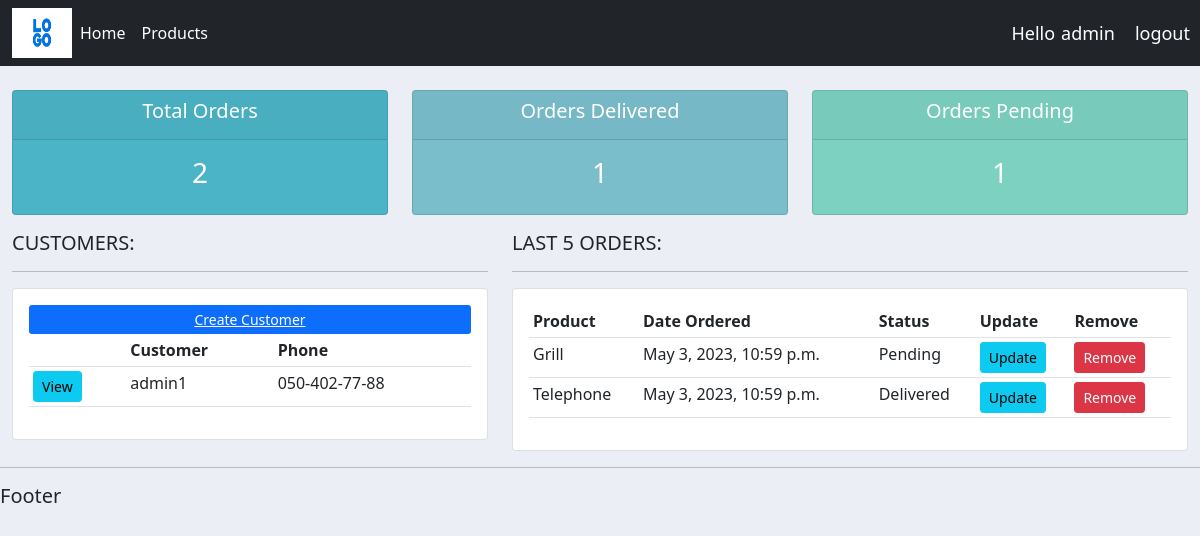
The app's page / (signed in) with its own data.
### customers/models.py (models this page shows, shortened)
class Customer(models.Model):
    user = models.OneToOneField(User, null=True, on_delete=models.CASCADE)
    name = models.CharField(max_length=255, null=True)
    phone = models.CharField(max_length=255, null=True)
    email = models.CharField(max_length=255, null=True)
    profile_pic = models.ImageField(default='index.png', null=True, blank=True)
    date_created = models.DateField(auto_now_add=True)
    def get_absolute_url(self):
        return reverse('customer', kwargs={'pk': self.pk})

class Order(models.Model):
    STATUS = (
        ('Pending', 'Pending'),
        ('Out for delivery', 'Out for delivery'),
        ('Delivered', 'Delivered')
    )
    status = models.CharField(max_length=250, choices=STATUS, default=None)
    customer = models.ForeignKey(Customer, null=True, on_delete=models.SET_NULL)
    product = models.ForeignKey(Product, null=True, on_delete=models.SET_NULL)
    date_created = models.DateTimeField(auto_now_add=True)
    note = models.CharField(max_length=250, null=True)

class Product(models.Model):
    CATEGORY = (
        ('Indoor', 'Indoor'),
        ('Out Door', 'Out Door')
    )
    name = models.CharField(max_length=250, null=True)
    price = models.FloatField(null=True)
    category = models.CharField(max_length=8, null=True, choices=CATEGORY)
    description = models.CharField(max_length=250, null=True, blank=True)
    date_crated = models.DateTimeField(auto_now_add=True)
    tag = models.ManyToManyField(Tag)

### customers/decorators.py (the view)
    def wrapper(request, *args, **kwargs):
        group = request.user.groups.all().first().name
        if group == 'admin':
            return view(request, *args, **kwargs)
        if group == 'customer':
            return redirect('user_page')

### customers/views.py (called while the page is built)
@login_required(login_url=reverse_lazy('login'))
@strong_perm
def home(request):
    customers = Customer.objects.all()
    orders = Order.objects.all()
    context = {
        'customers': customers,
        'orders': orders,
        'total_orders': orders.count(),
        'orders_delivered': orders.filter(status='Delivered').count(),
        "orders_pending": orders.filter(status='Pending').count(),
    }
    return render(request, 'customers/dashboard.html', context)

### customers/templates/customers/dashboard.html
{% extends 'base.html' %}
{% block content %}
<br>
{% include 'customers/status.html' %}
<div class="row">
    <div class="col-md-5">
        <h5>CUSTOMERS:</h5>
        <hr>
        <div class="card card-body">
            <a class="btb btn-primary btn-sm btn-block text-center" href="">Create Customer</a>
            <table class="table table-sm">
                <tr>
                    <th></th>
                    <th>Customer</th>
                    <th>Phone</th>
                </tr>
                {% for customer in customers %}
                    <tr>
                        <td><a class="btn btn-sm btn-info" href="{{ customer.get_absolute_url }}">View</a></td>
                        <td>{{ customer.name }}</td>
                        <td>{{ customer.phone }}</td>
                    </tr>
                {% endfor %}
            </table>
        </div>
    </div>
    <div class="col-md-7">
        <h5>LAST 5 ORDERS:</h5>
        <hr>
        <div class="card card-body">
            <table class="table table-sm">
                <tr>
                    <th>Product</th>
                    <th>Date Ordered</th>
                    <th>Status</th>
                    <th>Update</th>
                    <th>Remove</th>
                </tr>
                {% for order in orders %}
                    <tr>
                        <td>{{ order.product.name }}</td>
                        <td>{{ order.date_created }}</td>
                        <td>{{ order.status }}</td>
                        <td><a class="btn btn-sm btn-info"  href="{% url 'update_order' order.id %}">Update</a></td>
                        <td><a class="btn btn-sm btn-danger"  href="{% url 'delete_order' order.id %}">Remove</a></td>
                    </tr>
                {% endfor %}
            </table>
        </div>
    </div>
</div>
{% endblock content %}

### templates/navbar.html (shortened to what this page needs)
{% load static %}
<nav class="navbar navbar-expand-lg navbar-dark bg-dark">
    <div class="container-fluid">
        <img src="{% static 'images/logo.png' %}" width="60" height="50">
        <div class="collapse navbar-collapse" id="navbarNav">
            {% if request.user.is_staff %}
            <ul class="navbar-nav">
                <li class="nav-item">
                    <a class="nav-link active" aria-current="page" href="{% url 'home' %}">Home</a>
                </li>
                <li class="nav-item">
                    <a class="nav-link active" href="{% url 'products' %}">Products</a>
                </li>
                {% else %}
                <li class="nav-item">
                    <a style="color: #fff;" class="nav-link active" href="{% url 'profile' %}">Settings</a>
                </li>
            </ul>
            {% endif %}
        </div>
    </div>
    {% if user.is_authenticated %}
    <span class="logout">Hello</span>
    <span id="logout1">{{request.user.username}}</span>
    <span class="logout"><a href="{% url 'logout' %}">logout</a></span>
    {% else %}
    <span class="logout"><a href="{% url 'login' %}">Login</a></span>
    {% endif %}
</nav>

### static/css/main.css (style rules this page uses)
body { background-color: #ebeff5; }

### templates/navbar.html (style rules this page uses)
.logout { font-size: 18px; padding: 10px; color: #fff; }
.logout a { text-decoration: none; color: #fff; }
#logout1 { font-size: 18px; padding: 10px; margin-left: -14px; color: #fff; }

### records on screen
Customer: name "admin1", phone "050-402-77-88"
Order: product.name "Grill", date_created "May 3, 2023, 10:59 p.m.", status "Pending"
Order: product.name "Telephone", date_created "May 3, 2023, 10:59 p.m.", status "Delivered"

### other values on screen
{{ request.user.username }} "admin"
{{ total_orders }} "2"
{{ orders_delivered }} "1"
{{ orders_pending }} "1"
